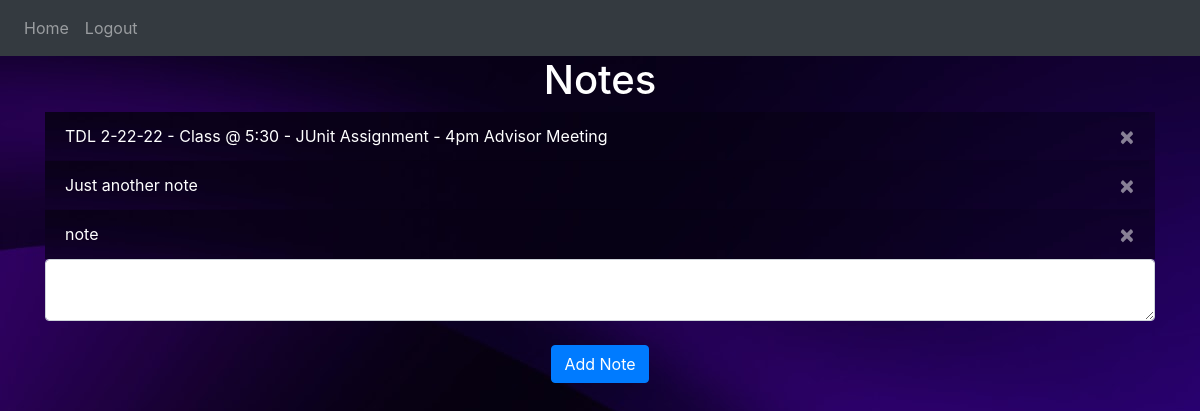
Page / (signed in) on the earlier database version.
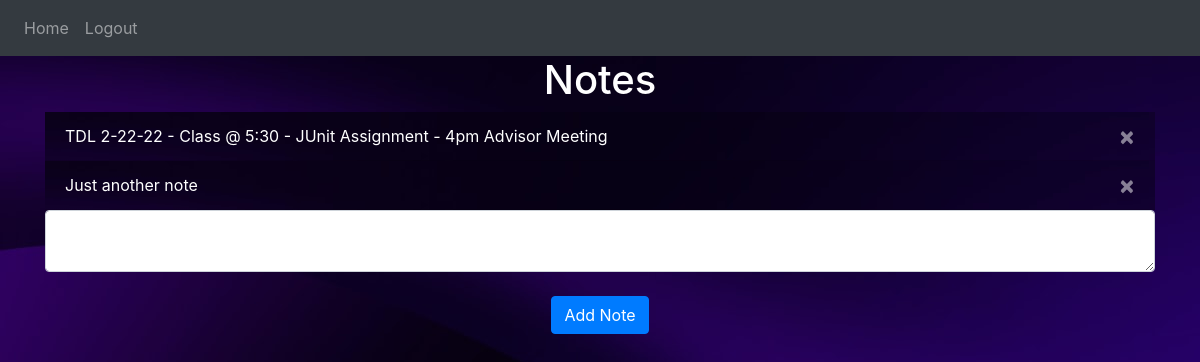
Same page on the later database version.
### website/models.py (models this page shows)
class Note(db.Model):
    id = db.Column(db.Integer, primary_key=True)
    data = db.Column(db.String(10000))
    date = db.Column(db.DateTime(timezone=True), default=func.now())
    user_id = db.Column(db.Integer, db.ForeignKey('user.id'))

### website/views.py (the view, shortened to what this page needs)
@views.route('/', methods=['GET', 'POST'])
@login_required
def home():
    return render_template("home.html", user=current_user)

### website/__init__.py (called while the page is built)
def create_app():
    app = Flask(__name__)
    app.config['SECRET_KEY'] = 'vnrownvowvq powngklvmzx'
    app.config['SQLALCHEMY_DATABASE_URI'] = f'sqlite:///{DB_NAME}'
    db.init_app(app)
    app.static_folder = 'static'
    from .views import views
    from .auth import auth
    app.register_blueprint(views, url_prefix="/")
    app.register_blueprint(auth, url_prefix="/")
    from .models import User, Note
    create_database(app)
    login_manager = LoginManager()
    login_manager.login_view = 'auth.login'
    login_manager.init_app(app)
    @login_manager.user_loader
    def load_user(id):
        return User.query.get(int(id))
    return app

### website/templates/home.html
{% extends "base.html" %} {% block title %}Home{% endblock %} {% block content
%}
<h1 align="center">Notes</h1>
<ul class="list-group list-group-flush" id="notes">
  {% for note in user.notes %}
  <li class="list-group-item" style="background-image: url(../static/background.jpg); no-repeat auto; color:white;">
    {{ note.data }}
    <button type="button" class="close" style= "color: white;" onClick="deleteNote({{ note.id }})">
      <span aria-hidden="true">&times;</span>
    </button>
  </li>
  {% endfor %}
</ul>
<form method="POST">
  <textarea name="note" id="note" class="form-control"></textarea>
  <br />
  <div align="center">
    <button type="submit" class="btn btn-primary">Add Note</button>
  </div>
</form>
{% endblock %}

Differences in the rows shown:
removed Note: data "note"
